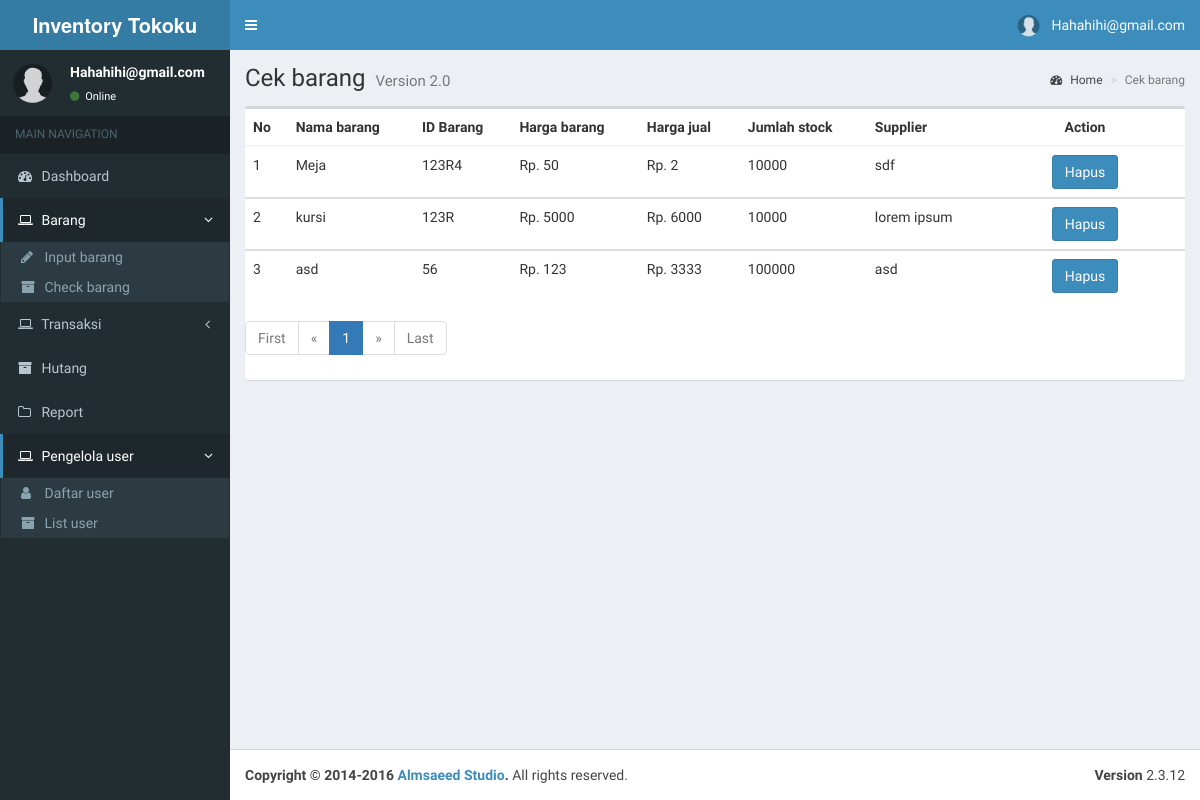
Before: /admin/cekbarang.php (signed in) with the older database file.
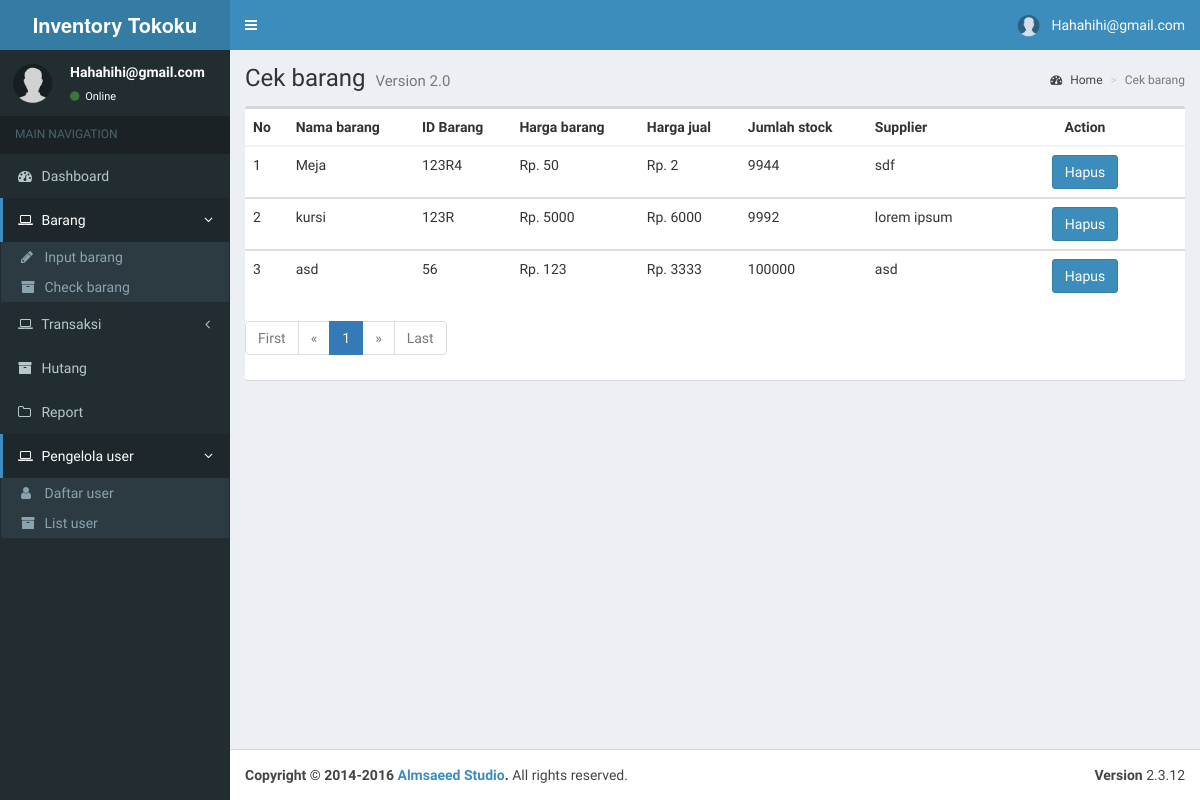
After: the same page with the newer database file.
### tables this page shows
CREATE TABLE `barang` (
  `id_barang` varchar(5) NOT NULL,
  `jenis_barang` varchar(30) NOT NULL,
  `nama_barang` varchar(60) NOT NULL,
  `harga_beli` int(20) NOT NULL,
  `harga_jual` int(20) NOT NULL,
  `jumlah_stock` int(20) NOT NULL,
  `supplier` text NOT NULL,
  `deskripsi` text NOT NULL,
  `created_at` timestamp NOT NULL DEFAULT current_timestamp() ON UPDATE current_timestamp()
);

### admin/cekbarang.php (the view, shortened to what the changed rows need)
<!DOCTYPE html>
<html>
<head>
  <link rel="stylesheet" href="bootstrap/css/bootstrap.min.css">
  <link rel="stylesheet" href="https://cdnjs.cloudflare.com/ajax/libs/font-awesome/4.5.0/css/font-awesome.min.css">
  <link rel="stylesheet" href="https://cdnjs.cloudflare.com/ajax/libs/ionicons/2.0.1/css/ionicons.min.css">
  <link rel="stylesheet" href="dist/css/AdminLTE.min.css">
  <link rel="stylesheet" href="bootstrap/css/style.css">
  <link rel="stylesheet" href="dist/css/skins/_all-skins.min.css">
</head>
<body class="hold-transition skin-blue sidebar-mini">
<div class="wrapper">
  <div class="content-wrapper">
    <section class="content-header">
      <h1>
        Cek barang
        <small>Version 2.0</small>
      </h1>
    </section>
    <section class="content">
		<div class="row">
			  <div class="col-xs-12">
				<div class="box">
                      <div class="box-body table-responsive no-padding">
                     <div class="box-body table-responsive no-padding">
                        <?php
                           $mysql_hostname = "localhost";
                           $mysql_user = "root";
                           $mysql_password = "";
                           $mysql_database = "inventory";
                           $conn = mysqli_connect($mysql_hostname, $mysql_user, $mysql_password, $mysql_database);
            ?>
					 <table class="table table-hover">
						<thead>
                           <th>No</th>
                           <th>Nama barang</th>
                           <th>ID Barang</th>
                           <th>Harga barang</th>
                           <th>Harga jual</th>
                           <th>Jumlah stock</th>
                           <th>Supplier</th>
                           <th>
                              <center>Action</center>
                           </th>
                        </thead>
						<?php
$page = (isset($_GET['page'])) ? $_GET['page'] : 1;
$limit = 10;
$limit_start = ($page - 1) * $limit;
$no = $limit_start + 1;
						$sql = "SELECT * FROM barang order by created_at desc LIMIT $limit_start, $limit";
                                             if($result = @mysqli_query($conn,$sql)){
                                                 if(mysqli_num_rows($result) > 0){
                                                     while($row = mysqli_fetch_array($result)){
                           ?>
                        <tbody>
                           <td><?php echo $no++ ?></td>
                           <td><?php echo $row['nama_barang'] ?></td>
                           <td><?php echo $row['id_barang'] ?></td>
                           <td><?php echo "Rp. " . $row['harga_beli'] ?></td>
						   <td><?php echo "Rp. " . $row['harga_jual'] ?></td>
                           <td><?php echo $row['jumlah_stock'] ?></td>
                           <td><?php echo $row['supplier'] ?></td>
                           <td width="200px">
                              <center>
                                 <button class="btn btn-primary" data-toggle="modal" data-target="#false<?php echo $row['id_barang'];?>">Hapus</button>
                              </center>
                           </td>
                        </tbody>
                        <?php
                           }
                           }echo "</table>";
                           } else{
                           echo "ERROR: Could not able to execute $sql. ";
                           }
                           ?>
				</div>
			  </div>
		</div>
    </section>
  </div>
</div>
</body>
</html>

Changed rows visible on the page:
changed barang "Meja": jumlah_stock "10000" → "9944"
changed barang "kursi": jumlah_stock "10000" → "9992"
